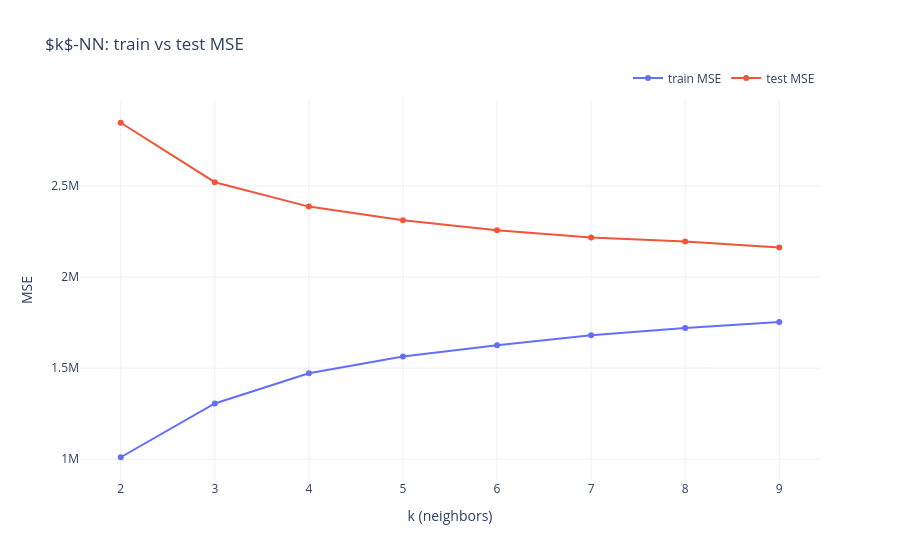

Notebook cell for this chart:
### Markdown cell above
## Train vs test MSE as a function of $k$

### Code cell
fig, summary = helpers.knn_train_test_mse_figure(X, y, max_rows=40_000)
fig.show()

ks = summary["ks"]
print(
    f"Best k ({int(ks.min())}..{int(ks.max())}) by test MSE: {summary['k_best']}, "
    f"test MSE = {summary['min_test_mse']:.4f}"
)
print(f"Linear regression test MSE: {summary['linear_test_mse']:.4f}")

### Figure 1 — Plotly figure (JSON) as saved in the notebook; plotly's stock layout.template omitted (floating-point values rounded to 4 significant figures)
{"data": [{"mode": "lines+markers", "name": "train MSE", "type": "scatter", "x": [2, 3, 4, 5, 6, 7, 8, 9], "y": [1011000.0, 1306000.0, 1472000.0, 1564000.0, 1626000.0, 1680000.0, 1720000.0, 1753000.0]}, {"mode": "lines+markers", "name": "test MSE", "type": "scatter", "x": [2, 3, 4, 5, 6, 7, 8, 9], "y": [2847000.0, 2521000.0, 2387000.0, 2312000.0, 2257000.0, 2218000.0, 2196000.0, 2163000.0]}], "layout": {"legend": {"orientation": "h", "x": 1, "xanchor": "right", "y": 1.02, "yanchor": "bottom"}, "title": {"text": "$k$-NN: train vs test MSE"}, "xaxis": {"title": {"text": "k (neighbors)"}}, "yaxis": {"title": {"text": "MSE"}}}}
